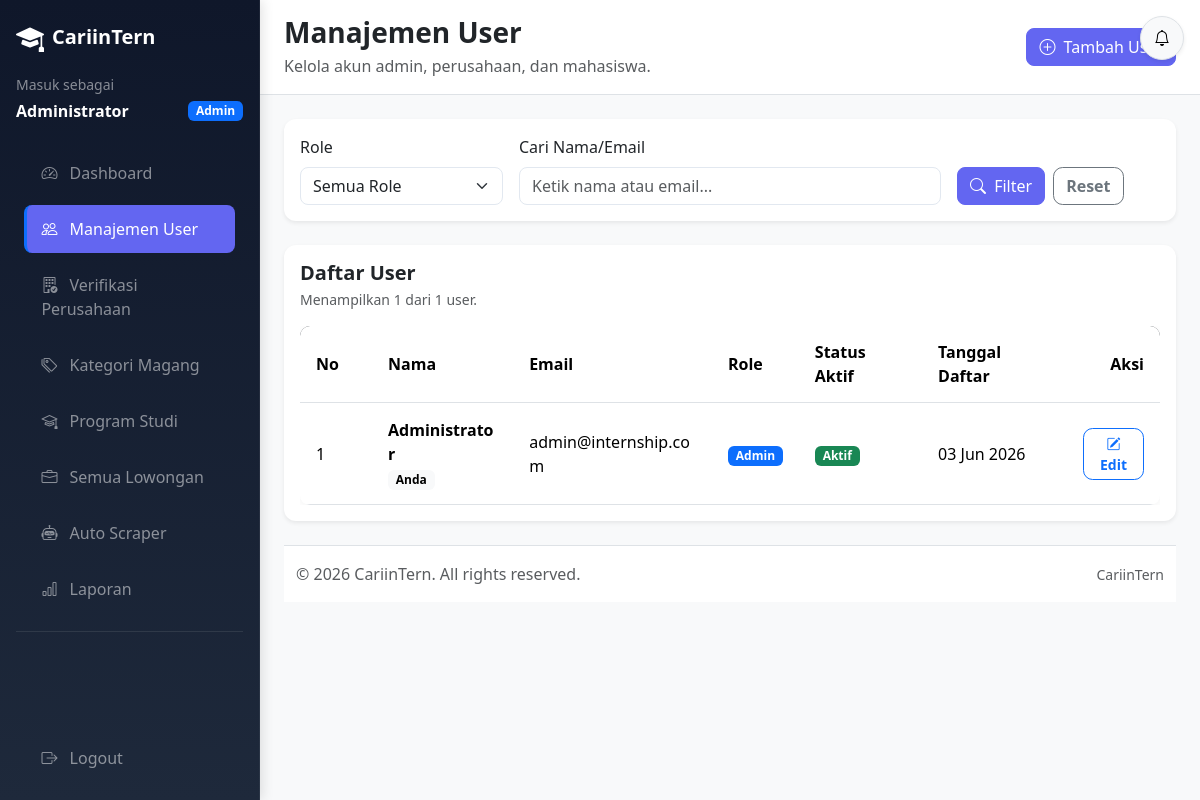
Screenshot of /admin/users/index.php (signed in) with the database file from the repository.
### tables this page shows
CREATE TABLE users (
    id INT UNSIGNED AUTO_INCREMENT PRIMARY KEY,
    name VARCHAR(100) NOT NULL,
    email VARCHAR(100) NOT NULL,
    password VARCHAR(255) NOT NULL,
    role ENUM('admin', 'company', 'student') NOT NULL,
    is_active TINYINT(1) NOT NULL DEFAULT 1,
    avatar VARCHAR(255) NULL DEFAULT NULL,
    created_at TIMESTAMP NOT NULL DEFAULT CURRENT_TIMESTAMP,
    updated_at TIMESTAMP NOT NULL DEFAULT CURRENT_TIMESTAMP ON UPDATE CURRENT_TIMESTAMP,
    UNIQUE KEY unique_users_email (email),
    KEY idx_users_role (role),
    KEY idx_users_is_active (is_active)
);

### includes/functions.php (called while the page is built, shortened)
<?php
function sanitize(string $input): string
{
    return htmlspecialchars(trim($input), ENT_QUOTES, 'UTF-8');
}
function format_date(string $date, string $format = 'd M Y'): string
{
    $timestamp = strtotime($date);
    return date($format, $timestamp);
}

### admin/users/index.php (the view, shortened to what this page needs)
<?php
$search = trim((string) ($_GET['search'] ?? ''));
$currentPage = max(1, (int) ($_GET['page'] ?? 1));
$perPage = 10;
$offset = ($currentPage - 1) * $perPage;
$users = [];
$totalUsers = 0;
try {
    $pdo = Database::getInstance()->getConnection();
    $conditions = [];
    $whereSql = $conditions !== [] ? ' WHERE ' . implode(' AND ', $conditions) : '';
    $countStmt = $pdo->prepare('SELECT COUNT(*) FROM users' . $whereSql);
    $countStmt->execute();
    $totalUsers = (int) $countStmt->fetchColumn();
    $stmt = $pdo->prepare(
        'SELECT id, name, email, role, is_active, created_at
         FROM users' . $whereSql . '
         ORDER BY created_at DESC, id DESC
         LIMIT :limit OFFSET :offset'
    );
    $stmt->bindValue(':limit', $perPage, PDO::PARAM_INT);
    $stmt->bindValue(':offset', $offset, PDO::PARAM_INT);
    $stmt->execute();
    $users = $stmt->fetchAll();
} catch (PDOException $exception) {
    error_log('Load admin users failed: ' . $exception->getMessage());
    set_flash('error', 'Data user gagal dimuat. Silakan coba lagi nanti');
}
if (!function_exists('admin_users_role_badge')) {
    function admin_users_role_badge(string $role): string
    {
        $classes = [
            'admin' => 'primary',
            'company' => 'success',
            'student' => 'info',
        ];
        $labels = [
            'admin' => 'Admin',
            'company' => 'Perusahaan',
            'student' => 'Mahasiswa',
        ];
        $class = $classes[$role] ?? 'secondary';
        $label = $labels[$role] ?? ucfirst($role);
        return '<span class="badge bg-' . $class . '">' . sanitize($label) . '</span>';
    }
}
require_once __DIR__ . '/../../layouts/header.php';
require_once __DIR__ . '/../../layouts/sidebar_admin.php';
?>
<div class="page-header d-flex flex-column flex-md-row justify-content-between align-items-md-center gap-3">
    <div>
        <h1 class="h3 fw-bold mb-1">Manajemen User</h1>
        <p class="text-muted mb-0">Kelola akun admin, perusahaan, dan mahasiswa.</p>
    </div>
    <a href="<?= rtrim(BASE_URL, '/'); ?>/admin/users/create.php" class="btn btn-primary">
        <i class="bi bi-plus-circle me-1"></i>
        Tambah User
    </a>
</div>
<div class="card border-0 shadow-sm mb-4">
    <div class="card-body">
        <form class="row g-3 align-items-end" method="GET" action="index.php">
            <div class="col-12 col-md-3">
                <label for="role" class="form-label">Role</label>
                <select class="form-select" id="role" name="role">
                    <option value="">Semua Role</option>
                </select>
            </div>
            <div class="col-12 col-md-6">
                <label for="search" class="form-label">Cari Nama/Email</label>
                <input
                    type="search"
                    class="form-control"
                    id="search"
                    name="search"
                    value="<?= sanitize($search); ?>"
                    placeholder="Ketik nama atau email..."
                >
            </div>
            <div class="col-12 col-md-3 d-grid d-md-flex gap-2">
                <button type="submit" class="btn btn-primary">
                    <i class="bi bi-search me-1"></i>
                    Filter
                </button>
                <a href="<?= rtrim(BASE_URL, '/'); ?>/admin/users/index.php" class="btn btn-outline-secondary">Reset</a>
            </div>
        </form>
    </div>
</div>
<div class="card border-0 shadow-sm">
    <div class="card-body">
        <div class="d-flex flex-column flex-md-row justify-content-between align-items-md-center gap-2 mb-3">
            <div>
                <h2 class="h5 fw-bold mb-1">Daftar User</h2>
                <p class="text-muted small mb-0">Menampilkan <?= number_format(count($users)); ?> dari <?= number_format($totalUsers); ?> user.</p>
            </div>
        </div>
        <div class="table-responsive">
            <table class="table table-custom align-middle mb-0">
                <thead>
                    <tr>
                        <th style="width: 72px;">No</th>
                        <th>Nama</th>
                        <th>Email</th>
                        <th>Role</th>
                        <th>Status Aktif</th>
                        <th>Tanggal Daftar</th>
                        <th class="text-end">Aksi</th>
                    </tr>
                </thead>
                <tbody>
                    <?php foreach ($users as $index => $user): ?>
                        <?php
                        $userId = (int) $user['id'];
                        $isCurrentAdmin = $userId === (int) ($_SESSION['user_id'] ?? 0);
                        ?>
                        <tr>
                            <td><?= number_format($offset + $index + 1); ?></td>
                            <td>
                                <div class="fw-semibold"><?= sanitize((string) $user['name']); ?></div>
                                <?php if ($isCurrentAdmin): ?>
                                    <span class="badge text-bg-light">Anda</span>
                                <?php endif; ?>
                            </td>
                            <td><?= sanitize((string) $user['email']); ?></td>
                            <td><?= admin_users_role_badge((string) $user['role']); ?></td>
                            <td>
                                <?php if ((int) $user['is_active'] === 1): ?>
                                    <span class="badge bg-success">Aktif</span>
                                <?php else: ?>
                                    <span class="badge bg-secondary">Nonaktif</span>
                                <?php endif; ?>
                            </td>
                            <td><?= sanitize(format_date((string) $user['created_at'], 'd M Y')); ?></td>
                            <td class="text-end">
                                <div class="d-inline-flex gap-2">
                                    <a href="<?= rtrim(BASE_URL, '/'); ?>/admin/users/edit.php?id=<?= $userId; ?>" class="btn btn-sm btn-outline-primary">
                                        <i class="bi bi-pencil-square"></i>
                                        Edit
                                    </a>
                                </div>
                            </td>
                        </tr>
                    <?php endforeach; ?>
                </tbody>
            </table>
        </div>
    </div>
</div>
<?php require_once __DIR__ . '/../../layouts/footer.php'; ?>

### assets/css/custom.css (style rules this page uses)
:root { --app-sidebar-width: 250px; --app-bg: #f8f9fa; --app-border: #dee2e6; --app-primary: #0d6efd; --app-dark: #212529; --app-muted: #6c757d; }
body { background: var(--app-bg); color: #212529; font-family: system-ui, -apple-system, "Segoe UI", Roboto, "Helvetica Neue", Arial, sans-serif; overflow-x: hidden; }
a { transition: color 0.2s ease, background-color 0.2s ease, border-color 0.2s ease; }
h1, h2, h3, h4, h5, h6, p, .card, .page-header, .btn, .badge { overflow-wrap: anywhere; }
.page-header { background: #fff; border-bottom: 1px solid var(--app-border); padding: 1rem 1.5rem; margin: -1.5rem -1.5rem 1.5rem; gap: 0.75rem; }
.page-header h1, .page-header h2, .page-header h3 { margin-bottom: 0; font-weight: 700; }
.table-custom { background: #fff; border-radius: 10px; overflow: hidden; box-shadow: 0 2px 10px rgba(0, 0, 0, 0.05); }
.table-custom thead { background: #343a40; color: #fff; }
.table-custom th, .table-custom td { vertical-align: middle; padding: 0.9rem 1rem; }
.card { border: none; border-radius: 12px; box-shadow: 0 2px 10px rgba(0, 0, 0, 0.06); min-width: 0; }
.form-control, .form-select { border-radius: 0.6rem; }
.btn { border-radius: 0.6rem; font-weight: 600; }

### assets/css/theme.css (style rules this page uses)
:root { --primary: #6366f1; --primary-dark: #4f46e5; --primary-light: #e0e7ff; --secondary: #0ea5e9; --accent: #f59e0b; --success: #10b981; --danger: #ef4444; --surface: #ffffff; --surface-2: #f8fafc; --border: #e2e8f0; --text-primary: #0f172a; --text-secondary: #475569; --text-muted: #94a3b8; --shadow-sm: 0 1px 3px rgba(0, 0, 0, 0.08), 0 1px 2px rgba(0, 0, 0, 0.06); --shadow-md: 0 4px 6px rgba(0, 0, 0, 0.07), 0 2px 4px rgba(0, 0, 0, 0.06); --shadow-lg: 0 10px 15px rgba(0, 0, 0, 0.07), 0 4px 6px rgba(0, 0, 0, 0.05); --radius: 12px; --radius-sm: 8px; }
.btn-primary { background: var(--primary) !important; border-color: var(--primary) !important; border-radius: var(--radius-sm); font-weight: 500; transition: all 0.2s; }
.form-control, .form-select { border: 1.5px solid var(--border); border-radius: var(--radius-sm); transition: border-color 0.15s, box-shadow 0.15s; }

### rows the page displays
users: index "1", name "Administrator", shows "Anda", email "admin@internship.com", role "Admin", is_active "Aktif", created_at "03 Jun 2026"

### other values shown
APP_NAME "CariinTern"
$userName "Administrator"
$item['label'] "Dashboard"
$item['label'] "Manajemen User"
$item['label'] "Verifikasi Perusahaan"
$item['label'] "Kategori Magang"
$item['label'] "Program Studi"
$item['label'] "Semua Lowongan"
$item['label'] "Auto Scraper"
$item['label'] "Laporan"
count($users) "1"
$totalUsers "1"
